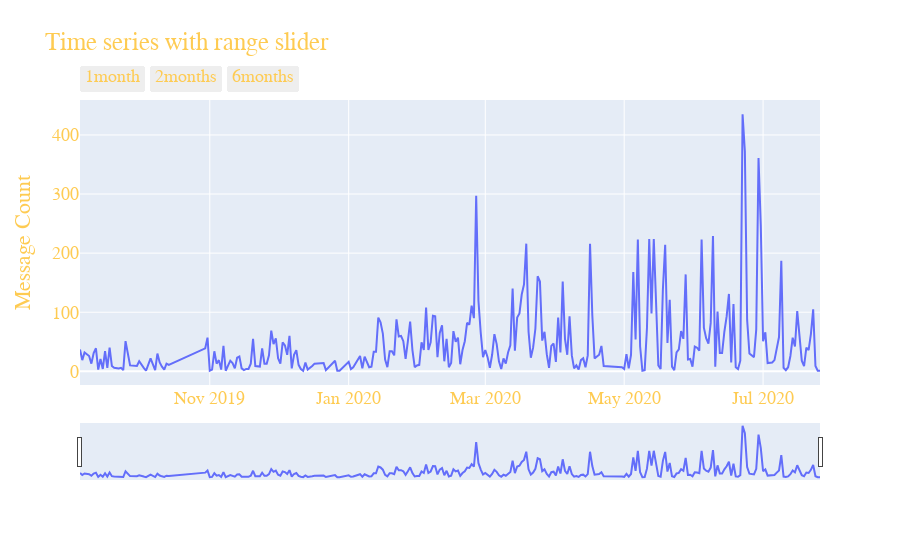

Notebook code cell kept with this figure:
### Markdown cell above
# Count of Messages on Each Day

### Code cell
#Preparing DataSet
data2=data1#Crating Copy
data2["DATE"]=data2.Date.dt.date #Add another column of only date
DateCount=pd.DataFrame(data2.groupby("DATE").Messages.count()) #Make new data frame of only date and count of messages
DateCount.reset_index(inplace=True)

# Create figure
fig = go.Figure()

fig.add_trace(
    go.Scatter(x=list(DateCount.DATE), y=list(DateCount.Messages)))

# Set title
fig.update_layout(
    title="Time series with range slider",
     yaxis_title="Message Count",
     font=dict(family="Courier New, monospace",
        size=18,
        color="#FECB52"))

# Add range slider
fig.update_layout(
    xaxis=dict(
        rangeselector=dict(
            buttons=list([
                dict(count=1,
                     label="1month",
                     step="month",
                     stepmode="backward"),
                dict(count=2,
                     label="2months",
                     step="month",
                     stepmode="backward"),
                dict(count=6,
                     label="6months",
                     step="month",
                     stepmode="backward"),
            ])
        ),
        rangeslider=dict(
            visible=True
        ),
        type="date"
    )
)

fig.show()

### Figure 1 — Plotly figure (JSON) as saved in the notebook; plotly's stock layout.template omitted (floating-point values rounded to 4 significant figures; data arrays with more than 128 entries replaced by an {"elided": "..."} marker saying what was removed)
{"data": [{"type": "scatter", "x": {"elided": "279 str values"}, "y": {"elided": "279 int values"}}], "layout": {"font": {"color": "#FECB52", "family": "Courier New, monospace", "size": 18}, "title": {"text": "Time series with range slider"}, "xaxis": {"rangeselector": {"buttons": [{"count": 1, "label": "1month", "step": "month", "stepmode": "backward"}, {"count": 2, "label": "2months", "step": "month", "stepmode": "backward"}, {"count": 6, "label": "6months", "step": "month", "stepmode": "backward"}]}, "rangeslider": {"visible": true}, "type": "date"}, "yaxis": {"title": {"text": "Message Count"}}}}
